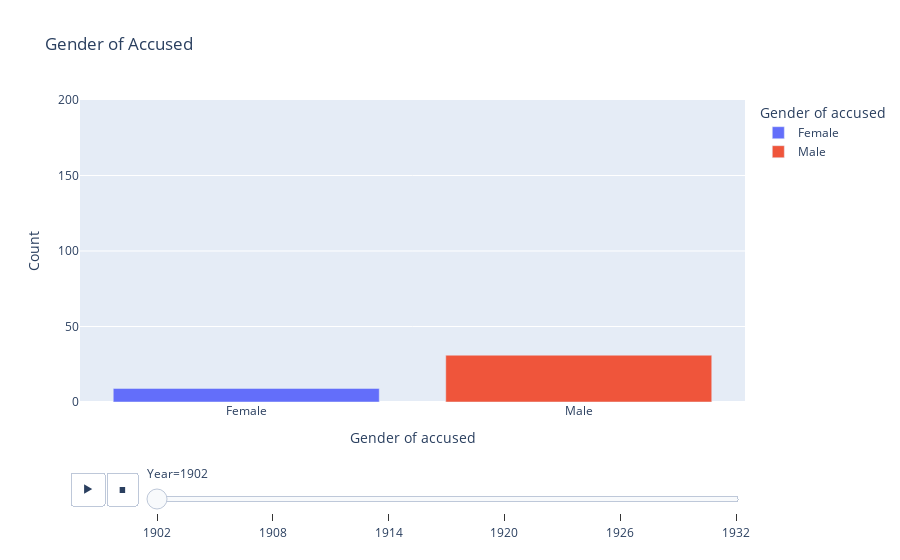

The code cell stored with this chart in its notebook:
### Code cell
# Create DataFrame which provides counts of prosecutions by gender and year
phl_by_gender_year = phl_crime.groupby(
    ["Gender of accused", "Year"], as_index=False
).size()

# Use px.bar() to create a bar chart
fig = px.bar(
    phl_by_gender_year,
    x="Gender of accused",
    y="size",
    labels={"size": "Count"},
    range_y=[
        0,
        200,
    ],  # The range_y parameter allows customization of the y-axis range (optional)
    color="Gender of accused",
    title="Gender of Accused",
    animation_frame="Year", # Use animation_frame to specify which variable to measure for change
)
fig.show()

### Figure 1 — Plotly figure (JSON) as saved in the notebook; plotly's stock layout.template omitted (floating-point values rounded to 4 significant figures)
{"data": [{"alignmentgroup": "True", "hovertemplate": "Gender of accused=%{x}<br>Year=1902<br>Count=%{y}<extra></extra>", "legendgroup": "Female", "marker": {"color": "#636efa", "pattern": {"shape": ""}}, "name": "Female", "offsetgroup": "Female", "orientation": "v", "showlegend": true, "textposition": "auto", "type": "bar", "x": ["Female"], "xaxis": "x", "y": [9], "yaxis": "y"}, {"alignmentgroup": "True", "hovertemplate": "Gender of accused=%{x}<br>Year=1902<br>Count=%{y}<extra></extra>", "legendgroup": "Male", "marker": {"color": "#EF553B", "pattern": {"shape": ""}}, "name": "Male", "offsetgroup": "Male", "orientation": "v", "showlegend": true, "textposition": "auto", "type": "bar", "x": ["Male"], "xaxis": "x", "y": [31], "yaxis": "y"}], "layout": {"barmode": "relative", "legend": {"title": {"text": "Gender of accused"}, "tracegroupgap": 0}, "sliders": [{"active": 0, "currentvalue": {"prefix": "Year="}, "len": 0.9, "pad": {"b": 10, "t": 60}, "steps": [{"args": [["1902"], {"frame": {"duration": 0, "redraw": true}, "fromcurrent": true, "mode": "immediate", "transition": {"duration": 0, "easing": "linear"}}], "label": "1902", "method": "animate"}, {"args": [["1908"], {"frame": {"duration": 0, "redraw": true}, "fromcurrent": true, "mode": "immediate", "transition": {"duration": 0, "easing": "linear"}}], "label": "1908", "method": "animate"}, {"args": [["1914"], {"frame": {"duration": 0, "redraw": true}, "fromcurrent": true, "mode": "immediate", "transition": {"duration": 0, "easing": "linear"}}], "label": "1914", "method": "animate"}, {"args": [["1920"], {"frame": {"duration": 0, "redraw": true}, "fromcurrent": true, "mode": "immediate", "transition": {"duration": 0, "easing": "linear"}}], "label": "1920", "method": "animate"}, {"args": [["1926"], {"frame": {"duration": 0, "redraw": true}, "fromcurrent": true, "mode": "immediate", "transition": {"duration": 0, "easing": "linear"}}], "label": "1926", "method": "animate"}, {"args": [["1932"], {"frame": {"duration": 0, "redraw": true}, "fromcurrent": true, "mode": "immediate", "transition": {"duration": 0, "easing": "linear"}}], "label": "1932", "method": "animate"}], "x": 0.1, "xanchor": "left", "y": 0, "yanchor": "top"}], "title": {"text": "Gender of Accused"}, "updatemenus": [{"buttons": [{"args": [null, {"frame": {"duration": 500, "redraw": true}, "fromcurrent": true, "mode": "immediate", "transition": {"duration": 500, "easing": "linear"}}], "label": "&#9654;", "method": "animate"}, {"args": [[null], {"frame": {"duration": 0, "redraw": true}, "fromcurrent": true, "mode": "immediate", "transition": {"duration": 0, "easing": "linear"}}], "label": "&#9724;", "method": "animate"}], "direction": "left", "pad": {"r": 10, "t": 70}, "showactive": false, "type": "buttons", "x": 0.1, "xanchor": "right", "y": 0, "yanchor": "top"}], "xaxis": {"anchor": "y", "categoryarray": ["Female", "Male"], "categoryorder": "array", "domain": [0, 1], "title": {"text": "Gender of accused"}}, "yaxis": {"anchor": "x", "domain": [0, 1], "range": [0, 200], "title": {"text": "Count"}}}}
